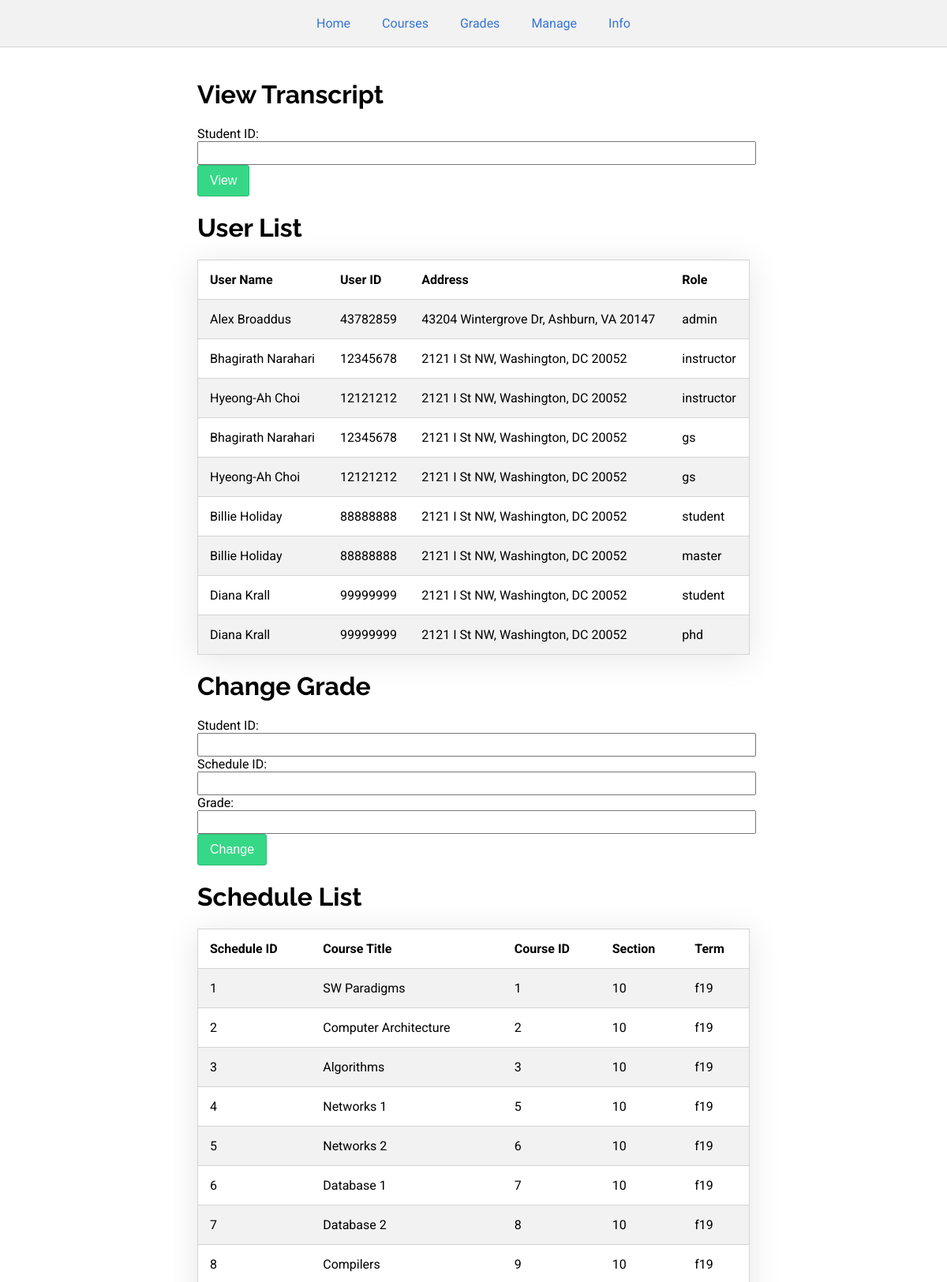
The page /manage.php (signed in, upper part) on the database its author committed.
### tables this page shows
CREATE TABLE role (
    uid INT,
    type VARCHAR(16),
    FOREIGN KEY (uid) REFERENCES user(uid)
);

CREATE TABLE user (
    uid INT,
    password VARCHAR(32),
    fname VARCHAR(32),
    lname VARCHAR(32),
    address VARCHAR(128),
    PRIMARY KEY (uid)
);

CREATE TABLE schedule (
    sid INT AUTO_INCREMENT,
    cid INT,
    section INT,
    term VARCHAR(4),
    day VARCHAR(1),
    start TIME,
    end TIME,
    is_current INT,  
    PRIMARY KEY (sid),
    FOREIGN KEY (cid) REFERENCES course(cid)
);

CREATE TABLE course (
    cid INT AUTO_INCREMENT,
    dept VARCHAR(4),
    cnum INT,
    title VARCHAR(64),
    credits INT,
    instructor_id INT,
    prereq1_id INT,
    prereq2_id INT,
    PRIMARY KEY (cid),
     
    FOREIGN KEY (instructor_id) REFERENCES user(uid),
    FOREIGN KEY (prereq1_id) REFERENCES course(cid),
    FOREIGN KEY (prereq2_id) REFERENCES course(cid),
    CONSTRAINT unique_course UNIQUE(dept, cnum)
);

### public_html/manage.php (the view, shortened to what this page needs)
<?php
$servername = "127.0.0.1";
$username = "FlatEarthSociety";
$password = "N@S@l1es";
$dbname = "FlatEarthSociety";
$conn = mysqli_connect($servername, $username, $password, $dbname);
?>
<!DOCTYPE html>
<head>
    <link rel="stylesheet" href="css/style.css">
</head>
<body>
    <?php
    include "navbar.php";
    ?>
    <div class="main-container">
        <h1>View Transcript</h1>
        <form action="viewTranscript.php" method="post">
            Student ID: <br>
            <input type="text" name="uid" id="uid">
            <button type="submit">View</button>
        </form>
        <?php
        if (in_array("admin", $_SESSION["user_role"]) || in_array("gs", $_SESSION["user_role"])) {
            echo "<h1>User List</h1>";
            $query = "SELECT * FROM user INNER JOIN role ON user.uid = role.uid";
            $result = mysqli_query($conn, $query);
            if (mysqli_num_rows($result) > 0) {
                echo "<table>
                    <tr>
                        <th>User Name</th>
                        <th>User ID</th>
                        <th>Address</th>
                        <th>Role</th>
                    </tr>";
                while ($row = mysqli_fetch_assoc($result)) {
                    echo "<tr>";
                    echo "<td>" . $row["fname"] . " " . $row["lname"] . " " . "</td>";
                    echo "<td>" . $row["uid"] . "</td>";
                    echo "<td>" . $row["address"] . "</td>";
                    echo "<td>" . $row["type"] . "</td>";
                    echo "</tr>";
                }
                echo "</table>";
            }
        }
        if (in_array("admin", $_SESSION["user_role"]) || in_array("gs", $_SESSION["user_role"])) {
            echo "<h1>Change Grade</h1>";
            echo "<form method=\"post\">";
            echo "Student ID: <br>";
            echo "<input type=\"text\" name=\"suid\" id=\"suid\">";
            echo "Schedule ID: <br>";
            echo "<input type=\"text\" name=\"sid\" id=\"sid\">";
            echo "Grade: <br>";
            echo "<input type=\"text\" name=\"grade\" id=\"grade\">";
            echo "<button type=\"submit\">Change</button>";
            echo "</form>";
        }
        if (in_array("admin", $_SESSION["user_role"]) || in_array("gs", $_SESSION["user_role"])) {
            echo "<h1>Schedule List</h1>";
            $query = "SELECT * FROM schedule INNER JOIN course ON schedule.cid = course.cid ORDER BY schedule.sid";
            $result = mysqli_query($conn, $query);
            if (mysqli_num_rows($result) > 0) {
                echo "<table>
                    <tr>
                        <th>Schedule ID</th>
                        <th>Course Title</th>
                        <th>Course ID</th>
                        <th>Section</th>
                        <th>Term</th>
                    </tr>";
                while ($row = mysqli_fetch_assoc($result)) {
                    echo "<tr>";
                    echo "<td>" . $row["sid"] . "</td>";
                    echo "<td>" . $row["title"] . "</td>";
                    echo "<td>" . $row["cid"] . "</td>";
                    echo "<td>" . $row["section"] . "</td>";
                    echo "<td>" . $row["term"] . "</td>";
                    echo "</tr>";
                }
                echo "</table>";
            }
        }
        ?>
    </div>
</body>
</html>

### public_html/css/style.css (style rules this page uses)
html, body { margin: 0; padding: 0; width: 100%; height: 100%; font-family: 'Roboto', sans-serif; }
h1, h2, h3, h4, h5 { font-family: 'Raleway', sans-serif; }
button { background-color: #36d887; border: none; color: white; padding: 10px 15px 10px 15px; border-radius: 3px; border: 1px solid #2bbc74; font-size: 1em; outline: none; }
table { width: 100%; border: 1px solid #D4D4D4;; box-shadow: 0 5px 40px rgba(0, 0, 0, 0.1); }
table, th, td { border-bottom: 1px solid #D4D4D4; border-collapse: collapse; }
tr:nth-child(even) { background-color: #f2f2f2; }
th, td { text-align: left; padding: 15px; }
input { width: 100%; font-size: 1.3rem; }
.main-container { margin: auto; max-width: 700px; padding: 20px; }

### rows shown on the page
role: uid.fname "Alex", uid.lname "Broaddus", uid "43782859", uid.address "43204 Wintergrove Dr, Ashburn, VA 20147", type "admin"
role: uid.fname "Bhagirath", uid.lname "Narahari", uid "12345678", uid.address "2121 I St NW, Washington, DC 20052", type "instructor"
role: uid.fname "Hyeong-Ah", uid.lname "Choi", uid "12121212", uid.address "2121 I St NW, Washington, DC 20052", type "instructor"
role: uid.fname "Bhagirath", uid.lname "Narahari", uid "12345678", uid.address "2121 I St NW, Washington, DC 20052", type "gs"
role: uid.fname "Hyeong-Ah", uid.lname "Choi", uid "12121212", uid.address "2121 I St NW, Washington, DC 20052", type "gs"
role: uid.fname "Billie", uid.lname "Holiday", uid "88888888", uid.address "2121 I St NW, Washington, DC 20052", type "student"
role: uid.fname "Billie", uid.lname "Holiday", uid "88888888", uid.address "2121 I St NW, Washington, DC 20052", type "master"
role: uid.fname "Diana", uid.lname "Krall", uid "99999999", uid.address "2121 I St NW, Washington, DC 20052", type "student"
role: uid.fname "Diana", uid.lname "Krall", uid "99999999", uid.address "2121 I St NW, Washington, DC 20052", type "phd"
schedule: sid "1", cid.title "SW Paradigms", cid.cid "1", section "10", term "f19"
schedule: sid "2", cid.title "Computer Architecture", cid.cid "2", section "10", term "f19"
schedule: sid "3", cid.title "Algorithms", cid.cid "3", section "10", term "f19"
schedule: sid "4", cid.title "Networks 1", cid.cid "5", section "10", term "f19"
schedule: sid "5", cid.title "Networks 2", cid.cid "6", section "10", term "f19"
schedule: sid "6", cid.title "Database 1", cid.cid "7", section "10", term "f19"
schedule: sid "7", cid.title "Database 2", cid.cid "8", section "10", term "f19"
schedule: sid "8", cid.title "Compilers", cid.cid "9", section "10", term "f19"
